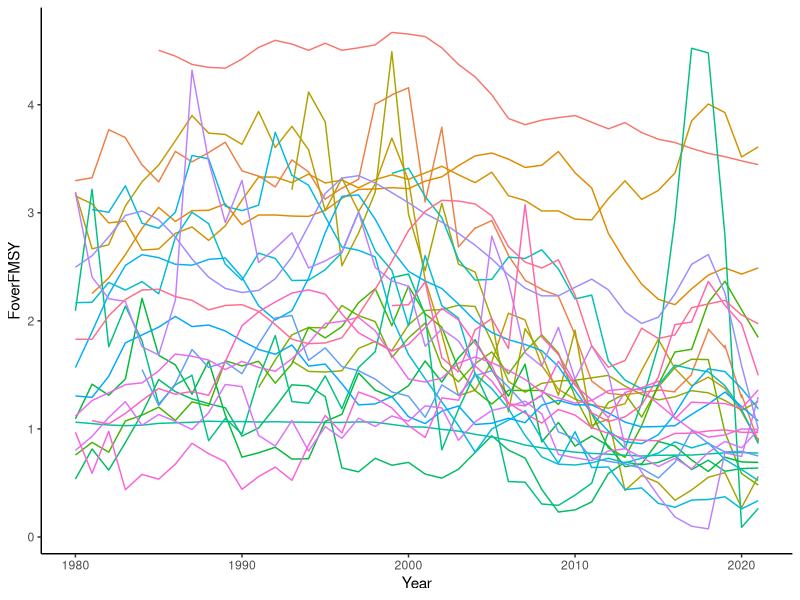

The R source for this figure:

library(ggplot2)
library(dplyr)

tr <- read.csv("Data/ICES_stocks/StockAssessmentGraphs.csv")

stBS <- c("cod.27.22-24", "her.27.20-24","her.27.25-2932","her.27.28","ple.27.21-23","sol.27.20-24",
          "spr.27.22-32")
stCS <-   c("cod.27.6a","cod.27.7e-k","had.27.6b","had.27.7a","had.27.7b-k","her.27.irls",
          "her.27.nirs","lez.27.4a6a","nep.fu.11","nep.fu.12","nep.fu.14","nep.fu.15",
          "nep.fu.16","nep.fu.17","nep.fu.19","nep.fu.2021","nep.fu.22","ple.27.7a",
          "sol.27.7a","sol.27.7e","sol.27.7fg","whg.27.7a","whg.27.7b-ce-k")
stNS <- c("cod.27.47d20","had.27.46a20","her.27.3a47d","nep.fu.6","nep.fu.7",
          "nep.fu.8","nep.fu.9","nop.27.3a4","ple.27.420","ple.27.7d","pok.27.3a46",
          "pra.27.3a4a","san.sa.1r", "san.sa.2r", "san.sa.3r","san.sa.4", "sol.27.4",
          "spr.27.3a4","tur.27.4", "whg.27.47d","wit.27.3a47d")
          
tr <- subset(tr,tr$FishStock %in% c(stBS,stNS,stCS))
tr <- subset(tr,tr$FishingPressureDescription == "F")
tr <- subset(tr,!(tr$StockSizeDescription == "B_index"))
tr <- subset(tr,!(tr$FishStock =="pra.27.3a4a" )) # remove remaining invertebrates

tr$FoverFMSY <- tr$FishingPressure / tr$FMSY
tr <- subset(tr, !(is.na(tr$FoverFMSY)))
tr <- subset(tr,tr$Year %in% c(1980:2021))
ggplot()+geom_line(data=tr, aes(x=Year,y=FoverFMSY,col=FishStock,group=FishStock))+theme_classic()+
  theme(legend.position = "none")

avg_tr <- tr %>%
  group_by(Year) %>%
  summarise(
    mean_F = mean(FoverFMSY, na.rm = TRUE),
    se = sd(FoverFMSY, na.rm = TRUE) / sqrt(n()),
    .groups = "drop"
  ) %>%
  mutate(
    lower = mean_F - 1.96 * se,
    upper = mean_F + 1.96 * se
  )

NWEU <- ggplot() +
  geom_line(data = tr, aes(x = Year, y = FoverFMSY, group = FishStock), alpha = 0.1) +  # group lines
  geom_ribbon(data = avg_tr, aes(x = Year, ymin = lower, ymax = upper), fill = "black", alpha = 0.1) +  # CI ribbon
  geom_line(data = avg_tr, aes(x = Year, y = mean_F), color = "black", size = 1.2) +  # mean line
  theme(legend.position = "none")+theme_classic() + coord_cartesian(ylim = c(0, 4.5))+labs(title="A) NW Europe")


rm(list=setdiff(ls(), c("NWEU")))